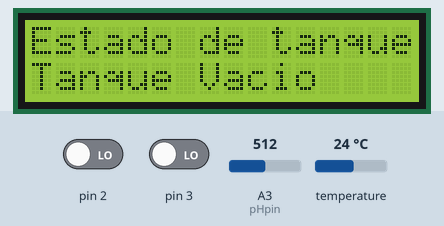
Bench run of a sketch on a simulated Arduino Uno, built with avr-gcc and run on an emulated ATmega328P. Shown: 16×2 character LCD. Inputs (shaded band) come from the test bench; at power-on: pin 2 LOW, pin 3 LOW, A3 (pHpin) = 512, temperature 24 °C. What the sketch prints to the serial monitor is not drawn.

Above: at 1.2 s.
1.3 s: pin 2 driven HIGH
At 2.8 s:
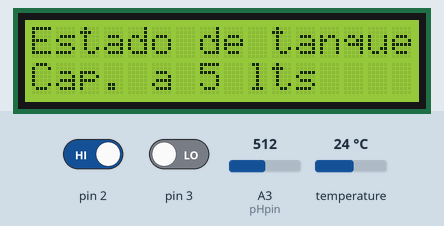
3.7 s: pin 3 driven HIGH
At 6.2 s:
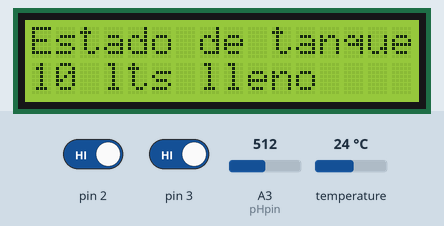
6.9 s: pin 3 driven LOW
At 8.0 s:
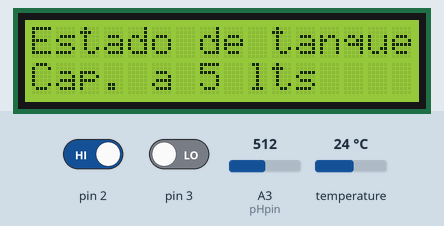
9.3 s: pin 2 driven LOW
At 11.4 s:
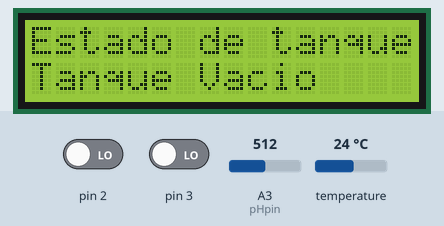
Timing chart, 0 to 12.9 s (numbered marks = the images above; inputs shaded):
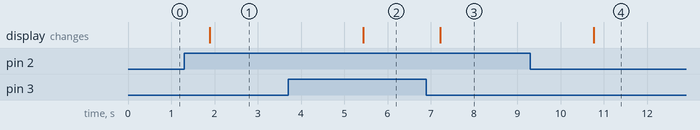

Measured:
- after the input at 1.3 s, the display: changes after 0.58 s (image 1)
- after the input at 3.7 s, the display: changes after 1.7 s (image 2)
- after the input at 6.9 s, the display: changes after 0.31 s (image 3)
- after the input at 9.3 s, the display: changes after 1.5 s (image 4)

The sketch:

codigo2.ino
```cpp
#include <Wire.h>
#include <DallasTemperature.h>
#include <LiquidCrystal_I2C.h>
#include <OneWire.h>


#define ONE_WIRE_BUS 8

LiquidCrystal_I2C lcd(0x27,16,2);

OneWire oneWire(ONE_WIRE_BUS);
DallasTemperature sensors(&oneWire);

const byte pHpin = A3;
float Po;
int vacio;
int medio;
int lleno;

void setup() {

  Serial.begin(115200);
  sensors.begin();
  pinMode(2,INPUT);
  pinMode(3,INPUT);


  lcd.init();

  lcd.backlight();

  lcd.print("Estado de tanque");

}

void loop() {
    medio = digitalRead(2);
    lleno = digitalRead(3);

  lcd.setCursor(0, 1);

   if(lleno==1 && medio ==1)
   {
    lcd.print("10 lts lleno");

    }

    if (medio==1 && lleno == 0)
    {
      lcd.print("Cap. a 5 lts");

    }

  if(medio == 0 && lleno == 0)
  {
    lcd.print("Tanque Vacio");

  }

    sensors.requestTemperatures();

float tempC = sensors.getTempCByIndex(0);


    Po = (1023 - analogRead(pHpin)) / 73.07;

    String a = String(tempC,2);
    String b = String(Po,2);
    //Serial.print(a+"/"+b);
    Serial.print(String(a));
    Serial.print(String("D"));
    Serial.println(String(b));


   /*
    Serial.print(tempC );
    Serial.print(",");
    Serial.print(Po,2);
   */
    delay(1000);
}
```
